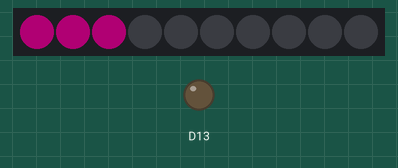
This sketch was run on a simulated Adafruit Circuit Playground Express. Shown: 10 RGB LEDs in strip order, left to right, output pins drawn as LEDs (lit = HIGH). Dim RGB values are drawn brighter than linear; what the sketch prints to the serial monitor is not drawn.

Above: at 0.22 s.
At 0.6 s:
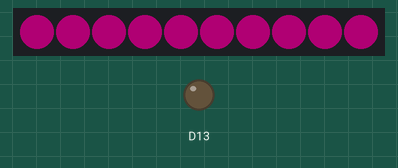

The sketch:

soundPressureLevel.ino
```cpp
#include <Adafruit_CircuitPlayground.h>

void setup() {
  CircuitPlayground.begin();
  Serial.begin(115200);
}

void loop() {
  Serial.println(CircuitPlayground.mic.soundPressureLevel(50));

  for(int i = 0; i <=9; i ++){
        CircuitPlayground.setPixelColor(i, 255, 0, 165);
        CircuitPlayground.setBrightness(CircuitPlayground.mic.soundPressureLevel(50));
  }
}
```
